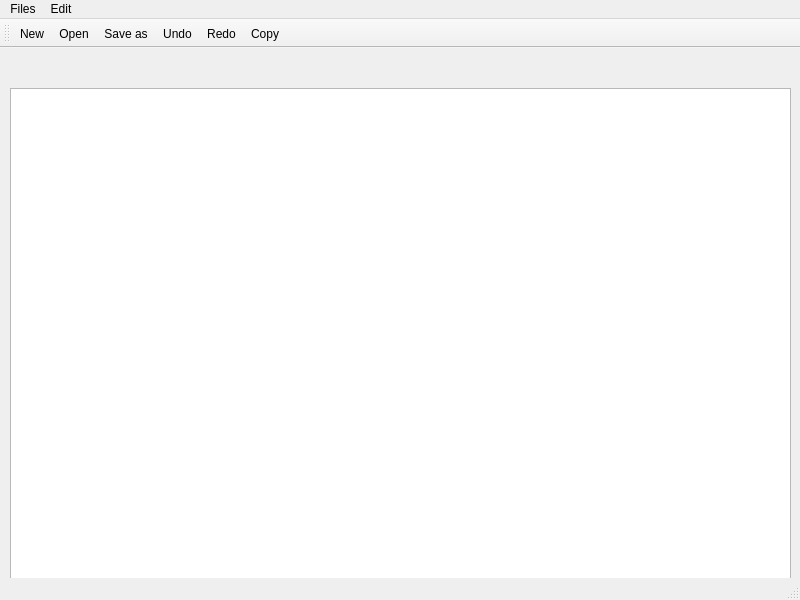
<?xml version="1.0" encoding="UTF-8"?>
<ui version="4.0">
 <class>MainWindow</class>
 <widget class="QMainWindow" name="MainWindow">
  <property name="geometry">
   <rect>
    <x>0</x>
    <y>0</y>
    <width>800</width>
    <height>600</height>
   </rect>
  </property>
  <property name="windowTitle">
   <string>MainWindow</string>
  </property>
  <widget class="QWidget" name="centralwidget">
   <widget class="QWidget" name="verticalLayoutWidget">
    <property name="geometry">
     <rect>
      <x>10</x>
      <y>40</y>
      <width>781</width>
      <height>501</height>
     </rect>
    </property>
    <layout class="QVBoxLayout" name="verticalLayout">
     <item>
      <widget class="QTextEdit" name="textEdit"/>
     </item>
    </layout>
   </widget>
  </widget>
  <widget class="QMenuBar" name="menubar">
   <property name="geometry">
    <rect>
     <x>0</x>
     <y>0</y>
     <width>800</width>
     <height>22</height>
    </rect>
   </property>
   <widget class="QMenu" name="menufiles">
    <property name="title">
     <string>Files</string>
    </property>
    <addaction name="actionNew"/>
    <addaction name="actionOpen"/>
    <addaction name="actionSave_as"/>
    <addaction name="actionExit"/>
   </widget>
   <widget class="QMenu" name="menuEdit">
    <property name="title">
     <string>Edit</string>
    </property>
    <addaction name="actionCopy"/>
    <addaction name="actionPaste"/>
    <addaction name="actionCut"/>
    <addaction name="actionUndo"/>
    <addaction name="actionRedo"/>
   </widget>
   <addaction name="menufiles"/>
   <addaction name="menuEdit"/>
  </widget>
  <widget class="QStatusBar" name="statusbar"/>
  <widget class="QToolBar" name="toolBar">
   <property name="windowTitle">
    <string>toolBar</string>
   </property>
   <attribute name="toolBarArea">
    <enum>TopToolBarArea</enum>
   </attribute>
   <attribute name="toolBarBreak">
    <bool>false</bool>
   </attribute>
   <addaction name="actionNew"/>
   <addaction name="actionOpen"/>
   <addaction name="actionSave_as"/>
   <addaction name="actionUndo"/>
   <addaction name="actionRedo"/>
   <addaction name="actionCopy"/>
  </widget>
  <action name="actionNew">
   <property name="text">
    <string>New</string>
   </property>
  </action>
  <action name="actionOpen">
   <property name="text">
    <string>Open</string>
   </property>
  </action>
  <action name="actionSave_as">
   <property name="text">
    <string>Save as</string>
   </property>
  </action>
  <action name="actionExit">
   <property name="text">
    <string>Exit</string>
   </property>
  </action>
  <action name="actionCopy">
   <property name="text">
    <string>Copy</string>
   </property>
  </action>
  <action name="actionPaste">
   <property name="text">
    <string>Paste</string>
   </property>
  </action>
  <action name="actionCut">
   <property name="text">
    <string>Cut</string>
   </property>
  </action>
  <action name="actionUndo">
   <property name="text">
    <string>Undo</string>
   </property>
  </action>
  <action name="actionRedo">
   <property name="text">
    <string>Redo</string>
   </property>
  </action>
 </widget>
 <resources/>
 <connections/>
</ui>
